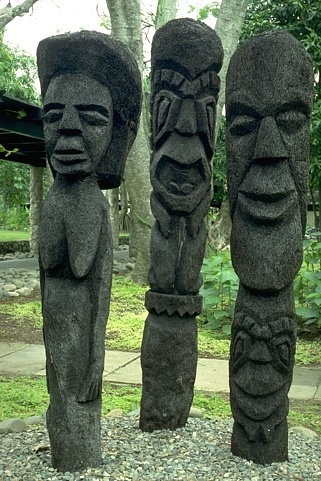
#> input picture test/101085.jpg, 321 x 481 px; its folder holds 4 pictures in this run; the run also reads 2 pictures not shown here
$ jupyter execute task3.ipynb
#> lines starting #> are read from the running program, lines starting #| are printed output that depends on the picture; pictures that were not available may be replaced by others from this repository, and a replacement may not be noted
[cell 1]
#Import the required libraries
from PIL import Image
import os

[cell 2]
#create a class that performs the data loading operations
class BSD300Dataset():

    def __init__(self, patch_size = 128):

        #set patch size
        self.patch = patch_size
        paths  = []

        #All images in train and test folders are added to the list of availabe paths
        for filename in os.listdir('test'):
            if os.path.isfile(os.path.join('test', filename)):
                paths.append('test/'+filename)
        for filename in os.listdir('train'):
            if os.path.isfile(os.path.join('train', filename)):
                paths.append('train/'+filename)

        #Saving the path
        self.image_paths = paths

    #This function returns the length of available paths
    def __len__(self):
        return len(self.image_paths)

    #This internal function is used to perform operations
    def __getitem__(self, idx):
        img_path = idx

        #Each image is opened, greyscaled and resized according to patch size
        img_rgb = Image.open(img_path)
        img_gray = img_rgb.convert('L')
        patch = self.patch
        new_image = img_gray.resize((patch, patch))

        return new_image

#Class is initialized
bsd_dataset = BSD300Dataset(patch_size = 100)

#Output folder is made
if not os.path.isdir("Output_images"):
    os.makedirs("Output_images")

#For each image in tet and train, it is greyscaled and resized
for i in range(len(bsd_dataset)):
    sample = bsd_dataset[bsd_dataset.image_paths[i]]
    sample.save('Output_images/' + str(i) + '.jpg')
#> this loop made 5 passes
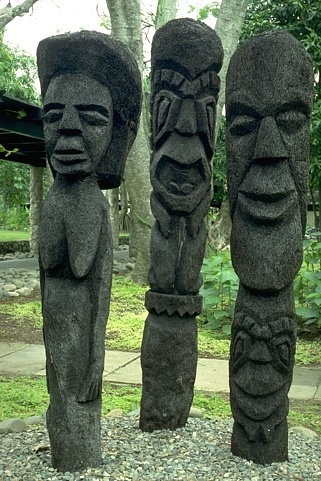
#> input picture test/101085.jpg, 321 x 481 px
#> pass 1, in __getitem__, `img_gray = img_rgb.convert('L')`:
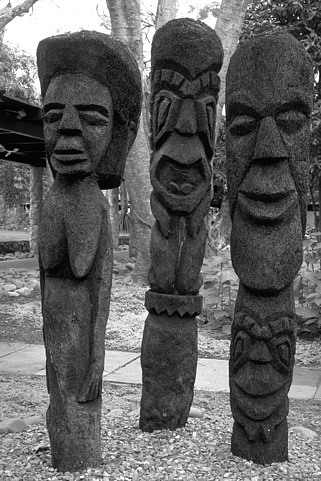
#> img_gray: PIL image 321x481 L; min 0, max 255, mean 95.7
#> pass 1, in __getitem__, `new_image = img_gray.resize((patch, patch))`:
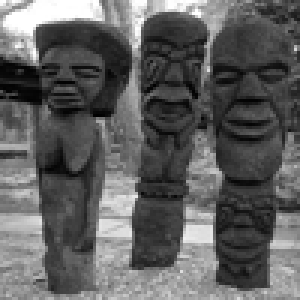
#> new_image: PIL image 100x100 L (shown 3 times larger); min 0, max 255, mean 95.7
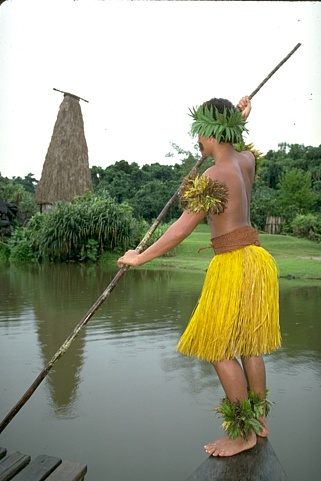
#> input picture test/101087.jpg, 321 x 481 px
#> pass 2, in __getitem__ (call 2), `img_gray = img_rgb.convert('L')`:
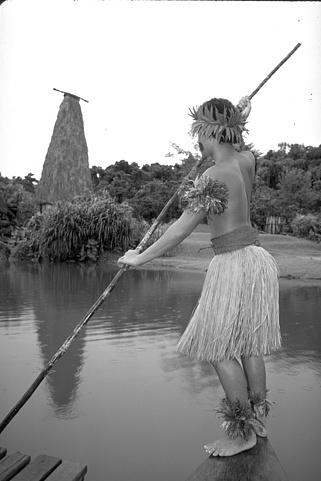
#> img_gray: PIL image 321x481 L; min 0, max 255, mean 152.6
#> pass 2, in __getitem__ (call 2), `new_image = img_gray.resize((patch, patch))`:
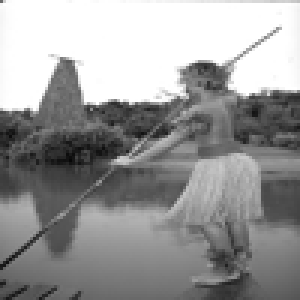
#> new_image: PIL image 100x100 L (shown 3 times larger); min 7, max 255, mean 152.6
